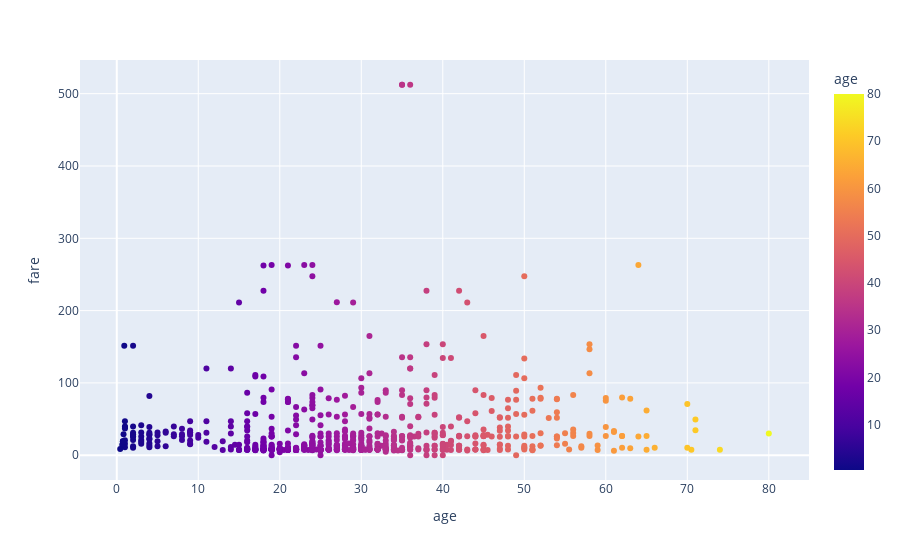

This figure's notebook cell:
### Code cell
fig = px.scatter(titanic, x="age", y="fare",color="age")
fig.show()

### Figure 1 — Plotly figure (JSON) as saved in the notebook; plotly's stock layout.template omitted (floating-point values rounded to 4 significant figures; data arrays with more than 128 entries replaced by an {"elided": "..."} marker saying what was removed)
{"data": [{"hovertemplate": "age=%{marker.color}<br>fare=%{y}<extra></extra>", "legendgroup": "", "marker": {"color": {"elided": "891 float values"}, "coloraxis": "coloraxis", "symbol": "circle"}, "mode": "markers", "name": "", "orientation": "v", "showlegend": false, "type": "scatter", "x": {"elided": "891 float values"}, "xaxis": "x", "y": {"elided": "891 float values"}, "yaxis": "y"}], "layout": {"coloraxis": {"colorbar": {"title": {"text": "age"}}, "colorscale": [[0, "#0d0887"], [0.1111, "#46039f"], [0.2222, "#7201a8"], [0.3333, "#9c179e"], [0.4444, "#bd3786"], [0.5556, "#d8576b"], [0.6667, "#ed7953"], [0.7778, "#fb9f3a"], [0.8889, "#fdca26"], [1, "#f0f921"]]}, "legend": {"tracegroupgap": 0}, "margin": {"t": 60}, "xaxis": {"anchor": "y", "domain": [0, 1], "title": {"text": "age"}}, "yaxis": {"anchor": "x", "domain": [0, 1], "title": {"text": "fare"}}}}
